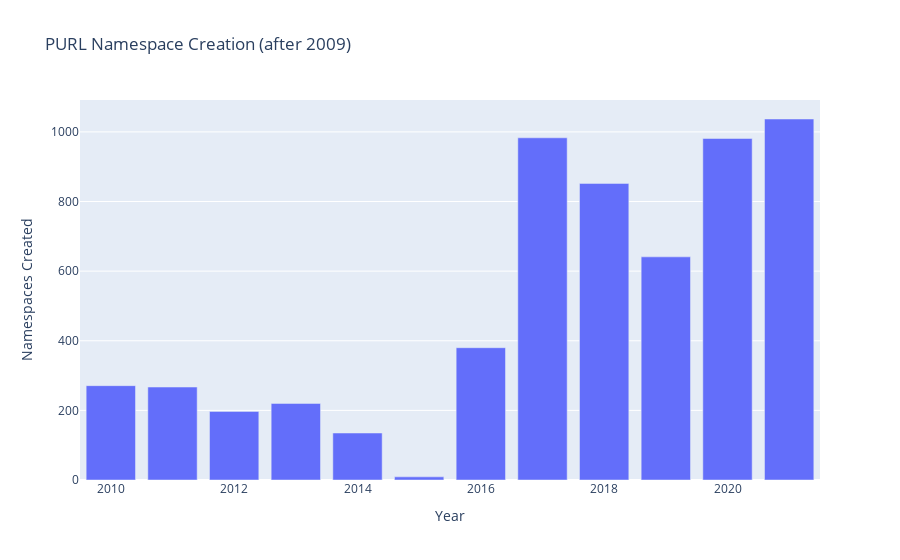

Source (notebook cell):
### Code cell
fig = xp.bar(counts[counts.index > 2009], labels={'value': 'Namespaces Created', 'index': 'Year'}, title='PURL Namespace Creation (after 2009)')
fig.layout.update(showlegend=False)
fig

### Figure 1 — Plotly figure (JSON) as saved in the notebook; plotly's stock layout.template omitted (floating-point values rounded to 4 significant figures)
{"data": [{"alignmentgroup": "True", "hovertemplate": "variable=created<br>Year=%{x}<br>Namespaces Created=%{y}<extra></extra>", "legendgroup": "created", "marker": {"color": "#636efa", "pattern": {"shape": ""}}, "name": "created", "offsetgroup": "created", "orientation": "v", "showlegend": true, "textposition": "auto", "type": "bar", "x": [2010, 2011, 2012, 2013, 2014, 2015, 2016, 2017, 2018, 2019, 2020, 2021], "xaxis": "x", "y": [271, 267, 197, 220, 135, 9, 380, 983, 852, 641, 981, 1037], "yaxis": "y"}], "layout": {"autosize": true, "barmode": "relative", "legend": {"title": {"text": "variable"}, "tracegroupgap": 0}, "showlegend": false, "title": {"text": "PURL Namespace Creation (after 2009)"}, "xaxis": {"anchor": "y", "autorange": true, "domain": [0, 1], "range": [2010.0, 2022.0], "title": {"text": "Year"}, "type": "linear"}, "yaxis": {"anchor": "x", "autorange": true, "domain": [0, 1], "range": [0, 1092.0], "title": {"text": "Namespaces Created"}, "type": "linear"}}}
